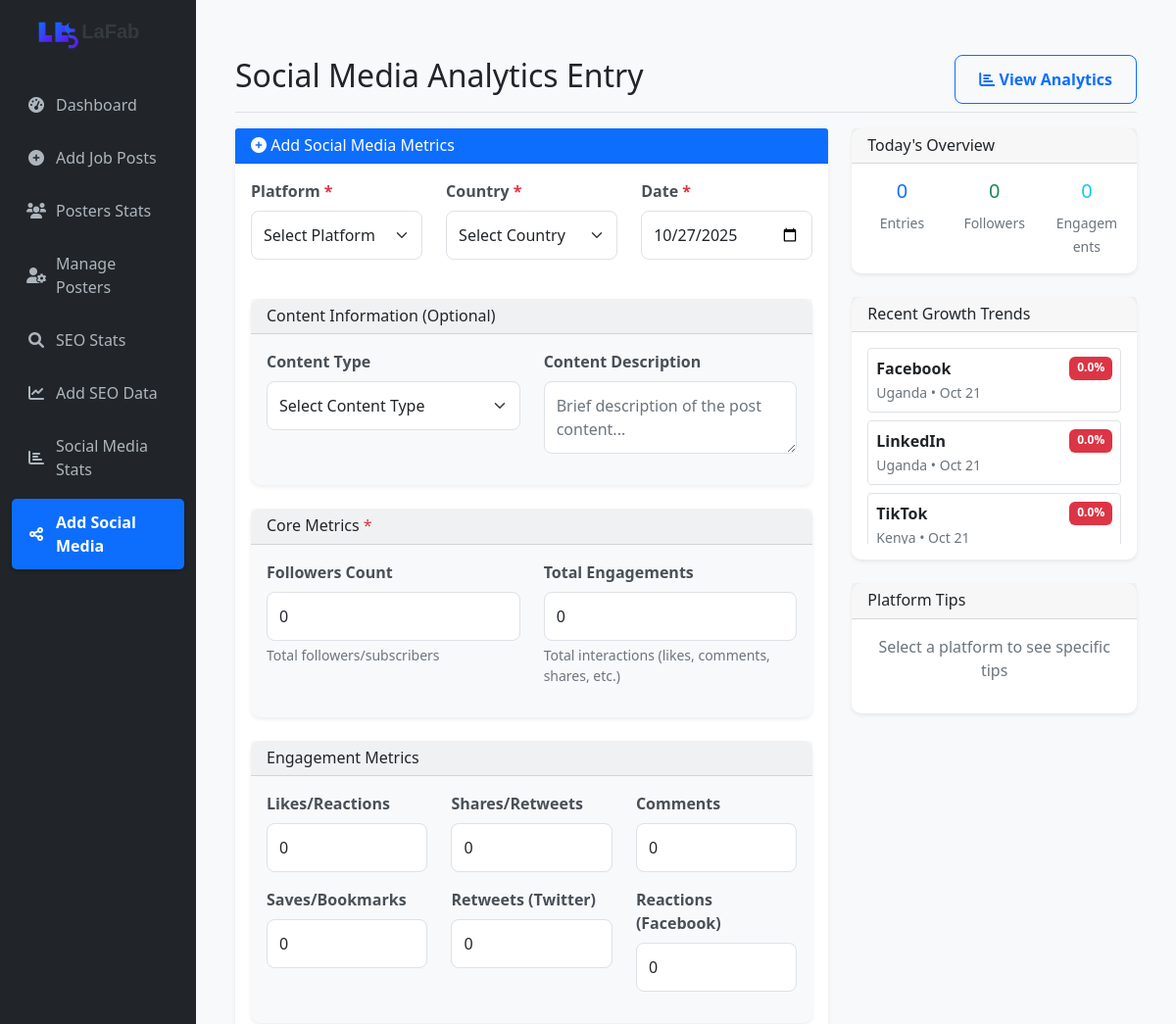
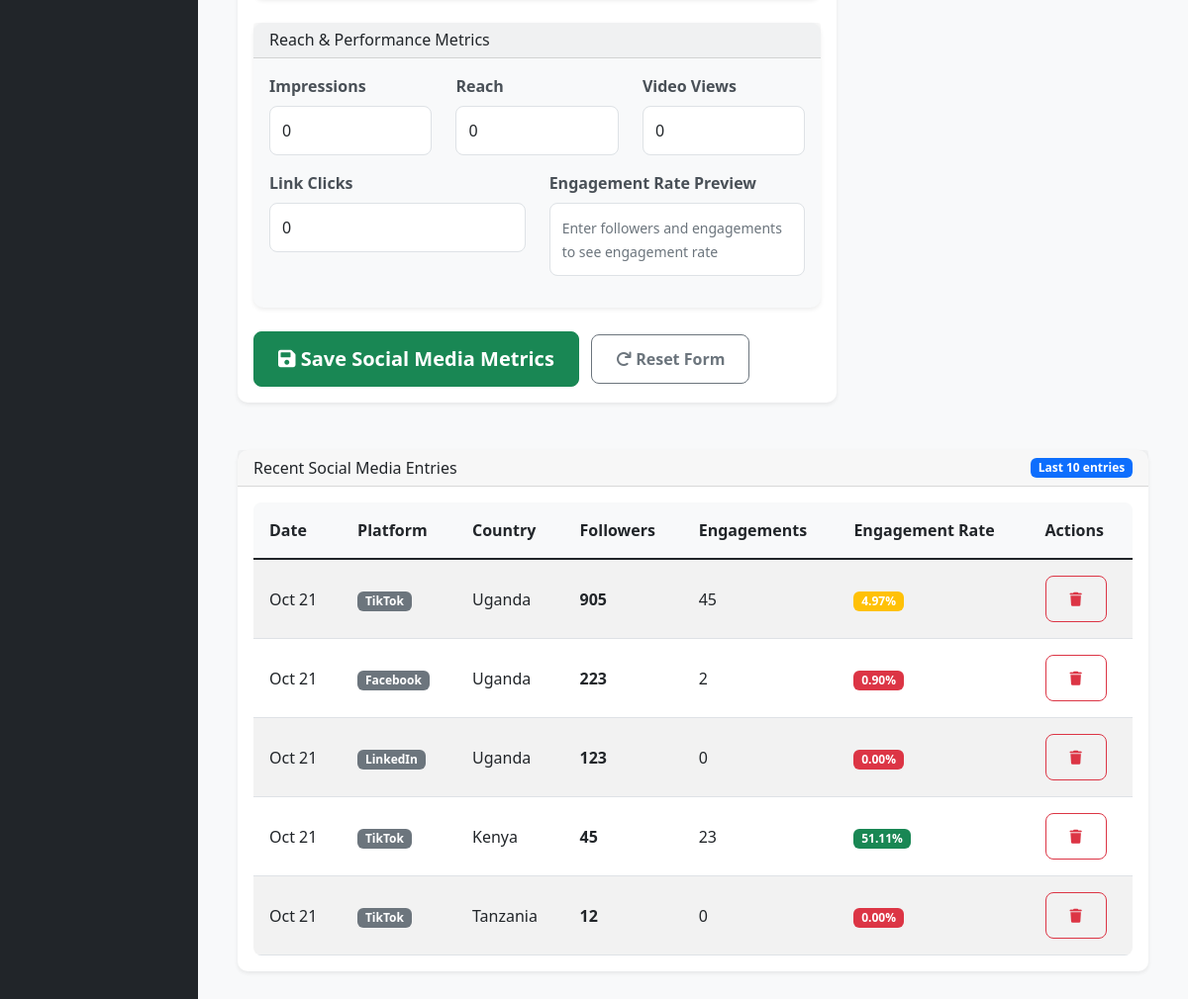
The app's page /pages/social_entry.php, older data (2 pictures, top to bottom).
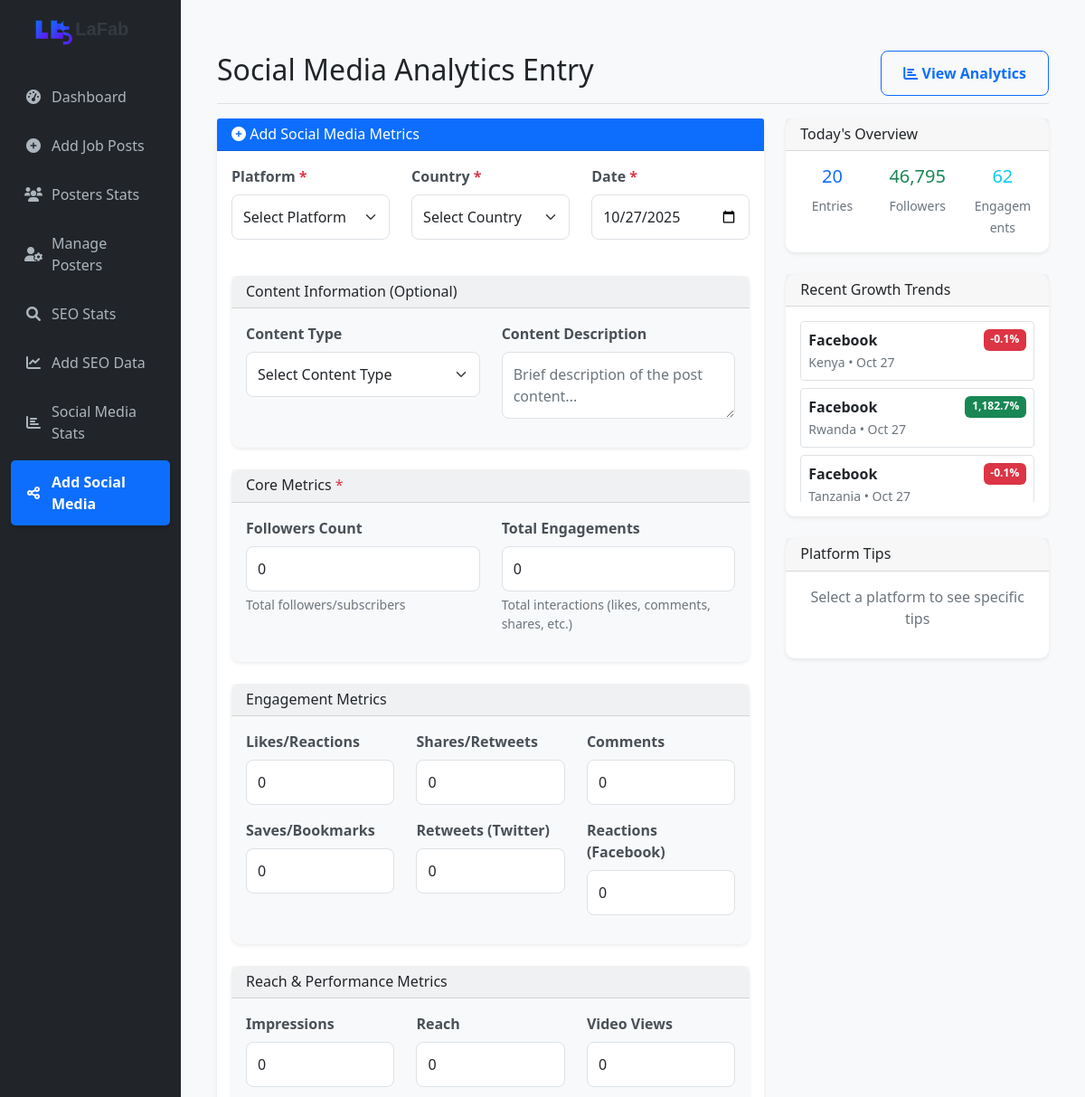
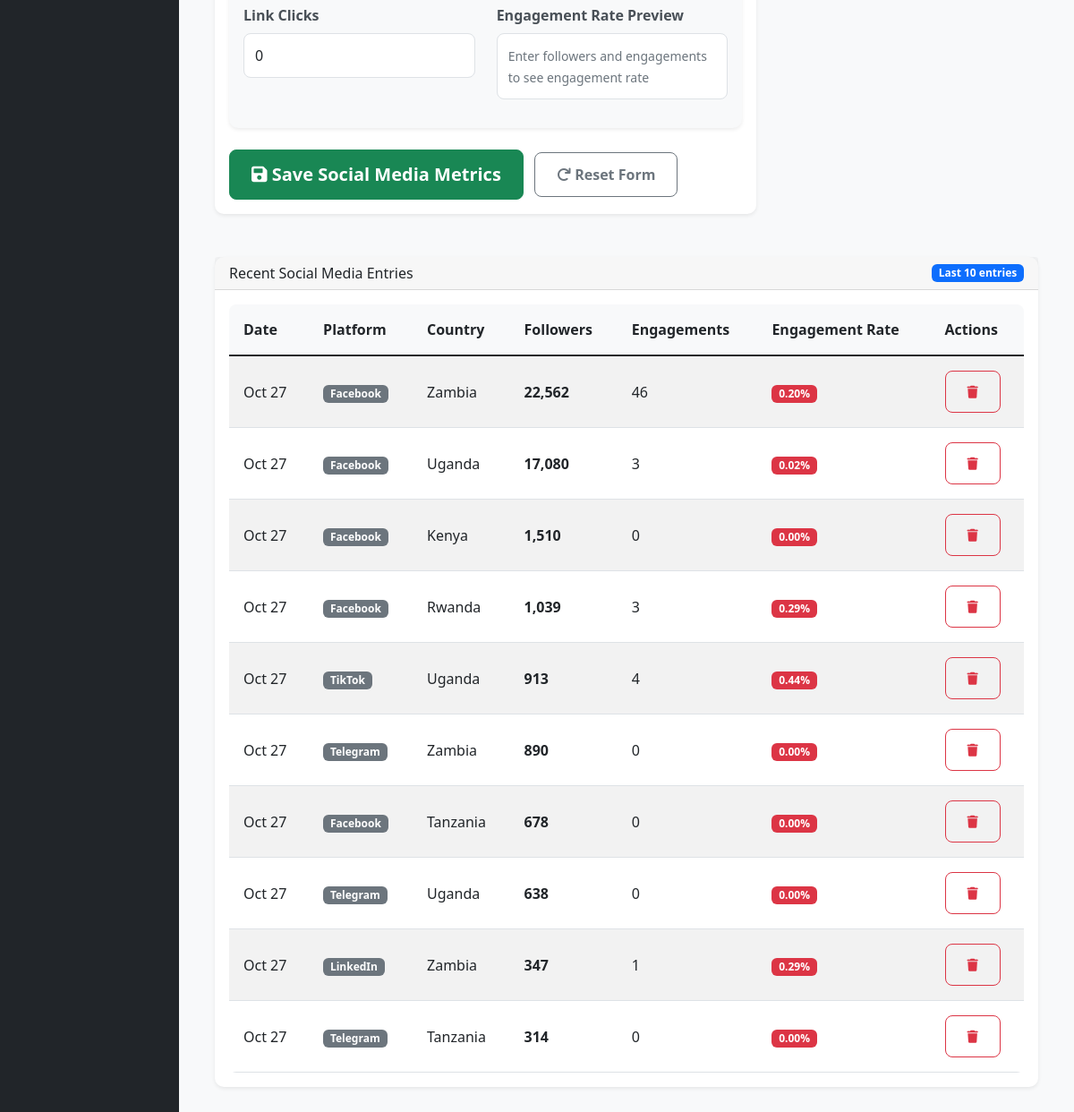
The same page, newer data (2 pictures, top to bottom).
### tables this page shows
CREATE TABLE social_media_daily_stats (
        id INTEGER PRIMARY KEY AUTOINCREMENT,
        platform_id INTEGER NOT NULL,
        country TEXT NOT NULL,
        stat_date DATE NOT NULL,
        followers INTEGER NOT NULL DEFAULT 0,
        engagements INTEGER NOT NULL DEFAULT 0,
        likes INTEGER DEFAULT 0,
        shares INTEGER DEFAULT 0,
        comments INTEGER DEFAULT 0,
        impressions INTEGER DEFAULT 0,
        reach INTEGER DEFAULT 0,
        video_views INTEGER DEFAULT 0,
        link_clicks INTEGER DEFAULT 0,
        retweets INTEGER DEFAULT 0,
        reactions INTEGER DEFAULT 0,
        saves INTEGER DEFAULT 0,  -- Add this line
        created_at DATETIME DEFAULT CURRENT_TIMESTAMP,
        FOREIGN KEY (platform_id) REFERENCES social_media_platforms (id)
    );

CREATE TABLE social_media_platforms (
        id INTEGER PRIMARY KEY AUTOINCREMENT,
        name TEXT NOT NULL UNIQUE,
        engagement_metric TEXT NOT NULL,
        created_at DATETIME DEFAULT CURRENT_TIMESTAMP
    );

### config.php (called while the page is built, shortened)
<?php
$db_file = __DIR__ . '/jobs_dashboard.db';
try {
    $db = new SQLite3($db_file);
    $db->enableExceptions(true);
} catch (Exception $e) {
    die("Database connection failed: " . $e->getMessage());
}
function db_fetch_all($sql, $params = []) {
    global $db;
    $stmt = $db->prepare($sql);
    $result = $stmt->execute();
    $rows = [];
    while ($row = $result->fetchArray(SQLITE3_ASSOC)) {
        $rows[] = $row;
    }
    return $rows;
}
function db_fetch_one($sql, $params = []) {
    global $db;
    $stmt = $db->prepare($sql);
    $index = 1;
    foreach ($params as $param) {
        $stmt->bindValue($index++, $param);
    }
    $result = $stmt->execute();
    return $result->fetchArray(SQLITE3_ASSOC);
}
?>

### pages/social_entry.php (the view, shortened to what the changed rows need)
<?php
require_once '../config.php';
require_once '../includes/header.php';
require_once '../includes/sidebar.php';
$recent_stats = db_fetch_all("
    SELECT sms.*, p.name as platform_name
    FROM social_media_daily_stats sms
    JOIN social_media_platforms p ON sms.platform_id = p.id
    ORDER BY sms.stat_date DESC, sms.followers DESC
    LIMIT 10
");
$growth_trends = db_fetch_all("
    SELECT
        p.name as platform,
        sms.country,
        sms.stat_date,
        sms.followers,
        sms.engagements,
        LAG(sms.followers) OVER (PARTITION BY p.name, sms.country ORDER BY sms.stat_date) as prev_followers,
        LAG(sms.engagements) OVER (PARTITION BY p.name, sms.country ORDER BY sms.stat_date) as prev_engagements
    FROM social_media_daily_stats sms
    JOIN social_media_platforms p ON sms.platform_id = p.id
    WHERE sms.stat_date >= date('now', '-7 days')
    ORDER BY sms.stat_date DESC, p.name, sms.country
");
?>
<div class="col-md-9 col-lg-10 main-content">
    <div class="d-flex justify-content-between flex-wrap flex-md-nowrap align-items-center pt-3 pb-2 mb-3 border-bottom">
        <h1 class="h2">Social Media Analytics Entry</h1>
    </div>
    <div class="row">
        <div class="col-lg-4">
            <div class="card mb-4">
                <div class="card-body">
                    <?php
                    $today_stats = db_fetch_one("
                        SELECT
                            COUNT(*) as total_entries,
                            SUM(followers) as total_followers,
                            SUM(engagements) as total_engagements
                        FROM social_media_daily_stats
                        WHERE stat_date = ?
                    ", [date('Y-m-d')]);
                    ?>
                    <div class="row text-center">
                        <div class="col-4">
                            <h5 class="text-primary"><?php echo $today_stats['total_entries'] ?? 0; ?></h5>
                            <small class="text-muted">Entries</small>
                        </div>
                        <div class="col-4">
                            <h5 class="text-success"><?php echo number_format($today_stats['total_followers'] ?? 0); ?></h5>
                            <small class="text-muted">Followers</small>
                        </div>
                        <div class="col-4">
                            <h5 class="text-info"><?php echo number_format($today_stats['total_engagements'] ?? 0); ?></h5>
                            <small class="text-muted">Engagements</small>
                        </div>
                    </div>
                </div>
            </div>
            <div class="card mb-4">
                <div class="card-body">
                    <?php if (empty($growth_trends)): ?>
                        <p class="text-muted text-center">No recent data for trends</p>
                    <?php else: ?>
                        <div style="max-height: 200px; overflow-y: auto;">
                            <?php
                            $current_platform = '';
                            foreach ($growth_trends as $trend):
                                if ($current_platform !== $trend['platform'] . $trend['country']):
                                    $current_platform = $trend['platform'] . $trend['country'];
                                    $follower_growth = $trend['prev_followers'] ? (($trend['followers'] - $trend['prev_followers']) / $trend['prev_followers'] * 100) : 0;
                            ?>
                                <div class="mb-2 p-2 border rounded">
                                    <div class="d-flex justify-content-between">
                                        <strong><?php echo $trend['platform']; ?></strong>
                                        <span class="badge bg-<?php echo $follower_growth > 0 ? 'success' : 'danger'; ?>">
                                            <?php echo number_format($follower_growth, 1); ?>%
                                        </span>
                                    </div>
                                    <small class="text-muted"><?php echo $trend['country']; ?> • <?php echo date('M j', strtotime($trend['stat_date'])); ?></small>
                                </div>
                            <?php endif; endforeach; ?>
                        </div>
                    <?php endif; ?>
                </div>
            </div>
        </div>
    </div>
    <div class="card mt-4">
        <div class="card-body">
            <?php if (empty($recent_stats)): ?>
                <p class="text-muted text-center py-3">No social media entries found. Add your first entry above.</p>
            <?php else: ?>
                <div class="table-responsive">
                    <table class="table table-sm table-striped">
                        <thead>
                            <tr>
                                <th>Date</th>
                                <th>Platform</th>
                                <th>Country</th>
                                <th>Followers</th>
                                <th>Engagements</th>
                                <th>Engagement Rate</th>
                                <th>Actions</th>
                            </tr>
                        </thead>
                        <tbody>
                            <?php foreach ($recent_stats as $stat):
                                $engagement_rate = $stat['followers'] > 0 ? ($stat['engagements'] / $stat['followers'] * 100) : 0;
                            ?>
                                <tr>
                                    <td><?php echo date('M j', strtotime($stat['stat_date'])); ?></td>
                                    <td>
                                        <span class="badge bg-secondary"><?php echo htmlspecialchars($stat['platform_name']); ?></span>
                                    </td>
                                    <td><?php echo htmlspecialchars($stat['country']); ?></td>
                                    <td><strong><?php echo number_format($stat['followers']); ?></strong></td>
                                    <td><?php echo number_format($stat['engagements']); ?></td>
                                    <td>
                                        <span class="badge bg-<?php echo $engagement_rate >= 5 ? 'success' : ($engagement_rate >= 2 ? 'warning' : 'danger'); ?>">
                                            <?php echo number_format($engagement_rate, 2); ?>%
                                        </span>
                                    </td>
                                    <td>
                                        <form method="POST" style="display: inline;" onsubmit="return confirm('Are you sure you want to delete this entry?');">
                                            <button type="submit" class="btn btn-sm btn-outline-danger">
                                                <i class="fas fa-trash"></i>
                                            </button>
                                        </form>
                                    </td>
                                </tr>
                            <?php endforeach; ?>
                        </tbody>
                    </table>
                </div>
            <?php endif; ?>
        </div>
    </div>
</div>
<?php require_once '../includes/footer.php'; ?>

### includes/sidebar.php (shortened to what the changed rows need)
<?php
$current_page = basename($_SERVER['PHP_SELF']);
$nav_items = [
    'dashboard.php' => [
        'icon' => 'fa-tachometer-alt',
        'text' => 'Dashboard'
    ],
    'job_entry.php' => [
        'icon' => 'fa-plus-circle',
        'text' => 'Add Job Posts'
    ],
    'posters_stats.php' => [
        'icon' => 'fa-users',
        'text' => 'Posters Stats'
    ],
    'manage_posters.php' => [
        'icon' => 'fa-user-cog',
        'text' => 'Manage Posters'
    ],
    'seo_stats.php' => [
        'icon' => 'fa-search',
        'text' => 'SEO Stats'
    ],
    'seo_entry.php' => [
        'icon' => 'fa-chart-line',
        'text' => 'Add SEO Data'
    ],
    'social_stats.php' => [
        'icon' => 'fa-chart-bar',
        'text' => 'Social Media Stats'
    ],
    'social_entry.php' => [
        'icon' => 'fa-share-alt',
        'text' => 'Add Social Media'
    ]
];
?>
<div class="col-md-3 col-lg-2 bg-dark sidebar">
    <div class="sidebar-sticky pt-3">
        <ul class="nav flex-column">
            <?php foreach ($nav_items as $page => $item): ?>
                <li class="nav-item">
                    <a class="nav-link <?php echo $current_page === $page ? 'active' : ''; ?>"
                       href="<?php echo $page; ?>">
                        <i class="fas <?php echo $item['icon']; ?>"></i>
                        <?php echo $item['text']; ?>
                    </a>
                </li>
            <?php endforeach; ?>
        </ul>
    </div>
</div>

Row changes from the older to the newer data that the page shows:
no longer on this page (row unchanged): social_media_daily_stats: platform.name "Facebook", follower_growth "0.0", country "Uganda", stat_date "Oct 21", followers "223", engagements "2", engagement_rate "0.90"
no longer on this page (row unchanged): social_media_daily_stats: platform.name "LinkedIn", follower_growth "0.0", country "Uganda", stat_date "Oct 21", followers "123", engagements "0", engagement_rate "0.00"
no longer on this page (row unchanged): social_media_daily_stats: platform.name "TikTok", follower_growth "0.0", country "Kenya", stat_date "Oct 21", followers "45", engagements "23", engagement_rate "51.11"
no longer on this page (row unchanged): social_media_daily_stats: stat_date "Oct 21", platform.name "TikTok", country "Uganda", followers "905", engagements "45", engagement_rate "4.97", shown under "Recent Social Media Entries"
no longer on this page (row unchanged): social_media_daily_stats: stat_date "Oct 21", platform.name "TikTok", country "Tanzania", followers "12", engagements "0", engagement_rate "0.00", shown under "Recent Social Media Entries"
added social_media_daily_stats: platform.name "Facebook", follower_growth "-0.1", country "Kenya", stat_date "Oct 27", followers "1,510", engagements "0", engagement_rate "0.00"
added social_media_daily_stats: platform.name "Facebook", follower_growth "1,182.7", country "Rwanda", stat_date "Oct 27", followers "1,039", engagements "3", engagement_rate "0.29"
added social_media_daily_stats: platform.name "Facebook", follower_growth "-0.1", country "Tanzania", stat_date "Oct 27", followers "678", engagements "0", engagement_rate "0.00"
added social_media_daily_stats: stat_date "Oct 27", platform.name "Facebook", country "Zambia", followers "22,562", engagements "46", engagement_rate "0.20", shown under "Recent Social Media Entries"
added social_media_daily_stats: stat_date "Oct 27", platform.name "Facebook", country "Uganda", followers "17,080", engagements "3", engagement_rate "0.02", shown under "Recent Social Media Entries"
added social_media_daily_stats: stat_date "Oct 27", platform.name "TikTok", country "Uganda", followers "913", engagements "4", engagement_rate "0.44", shown under "Recent Social Media Entries"
added social_media_daily_stats: stat_date "Oct 27", platform.name "Telegram", country "Zambia", followers "890", engagements "0", engagement_rate "0.00", shown under "Recent Social Media Entries"
added social_media_daily_stats: stat_date "Oct 27", platform.name "Telegram", country "Uganda", followers "638", engagements "0", engagement_rate "0.00", shown under "Recent Social Media Entries"
added social_media_daily_stats: stat_date "Oct 27", platform.name "LinkedIn", country "Zambia", followers "347", engagements "1", engagement_rate "0.29", shown under "Recent Social Media Entries"
added social_media_daily_stats: stat_date "Oct 27", platform.name "Telegram", country "Tanzania", followers "314", engagements "0", engagement_rate "0.00", shown under "Recent Social Media Entries"
Text that changed along with them:
$today_stats['total_entries']: "0" → "20"
$today_stats['total_followers']: "0" → "46,795"
$today_stats['total_engagements']: "0" → "62"
